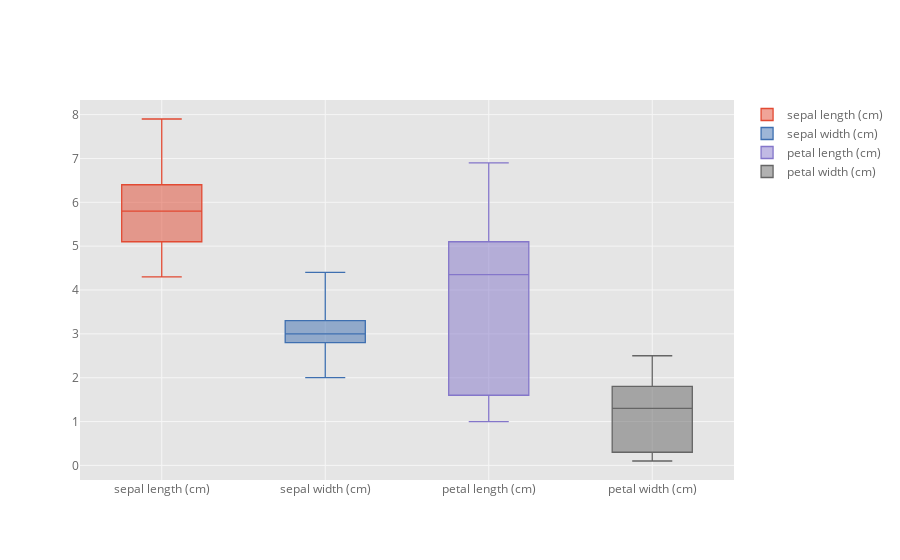

The notebook cell saved with this chart:
### Code cell
df_d[feature_names].iplot(kind='box')

### Figure 1 — Plotly figure (JSON) as saved in the notebook; plotly's stock layout.template omitted (floating-point values rounded to 4 significant figures; data arrays with more than 128 entries replaced by an {"elided": "..."} marker saying what was removed)
{"data": [{"boxpoints": false, "line": {"width": 1.3}, "marker": {"color": "rgba(226, 74, 51, 1.0)"}, "name": "sepal length (cm)", "orientation": "v", "type": "box", "uid": "9083f63e-1315-44c0-ac99-57caacded238", "y": {"elided": "150 float values"}}, {"boxpoints": false, "line": {"width": 1.3}, "marker": {"color": "rgba(62, 111, 176, 1.0)"}, "name": "sepal width (cm)", "orientation": "v", "type": "box", "uid": "cfe3063a-1fe5-44d2-86d0-03d179e3ed61", "y": {"elided": "150 float values"}}, {"boxpoints": false, "line": {"width": 1.3}, "marker": {"color": "rgba(132, 118, 202, 1.0)"}, "name": "petal length (cm)", "orientation": "v", "type": "box", "uid": "d64e85fb-f3b5-45a3-907f-4fbcc6263995", "y": {"elided": "150 float values"}}, {"boxpoints": false, "line": {"width": 1.3}, "marker": {"color": "rgba(101, 101, 101, 1.0)"}, "name": "petal width (cm)", "orientation": "v", "type": "box", "uid": "579008dc-01d9-42d5-9d77-4cc027011f43", "y": {"elided": "150 float values"}}], "layout": {"legend": {"bgcolor": "#FFFFFF", "font": {"color": "#666666"}}, "paper_bgcolor": "#FFFFFF", "plot_bgcolor": "#E5E5E5", "title": {"font": {"color": "#151516"}}, "xaxis": {"gridcolor": "#F6F6F6", "showgrid": true, "tickfont": {"color": "#666666"}, "title": {"font": {"color": "#666666"}, "text": ""}, "zerolinecolor": "#F6F6F6"}, "yaxis": {"gridcolor": "#F6F6F6", "showgrid": true, "tickfont": {"color": "#666666"}, "title": {"font": {"color": "#666666"}, "text": ""}, "zerolinecolor": "#F6F6F6"}}}
